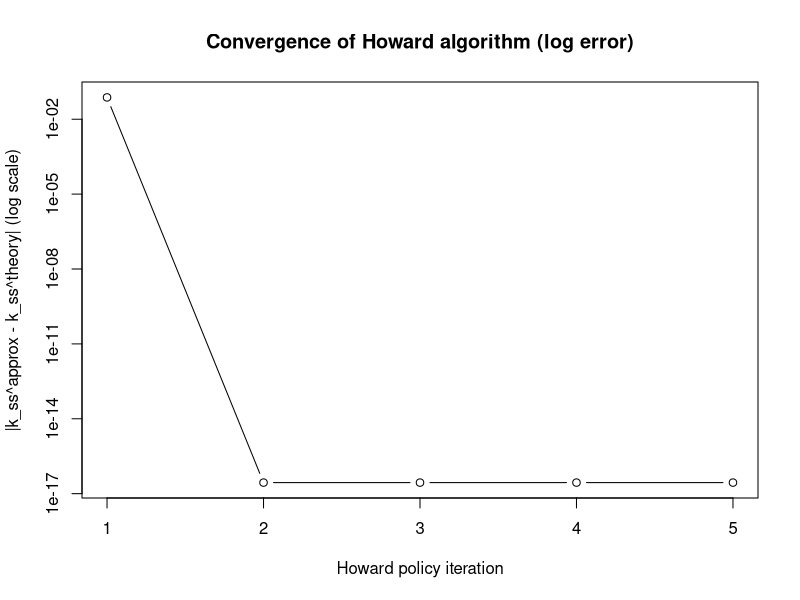
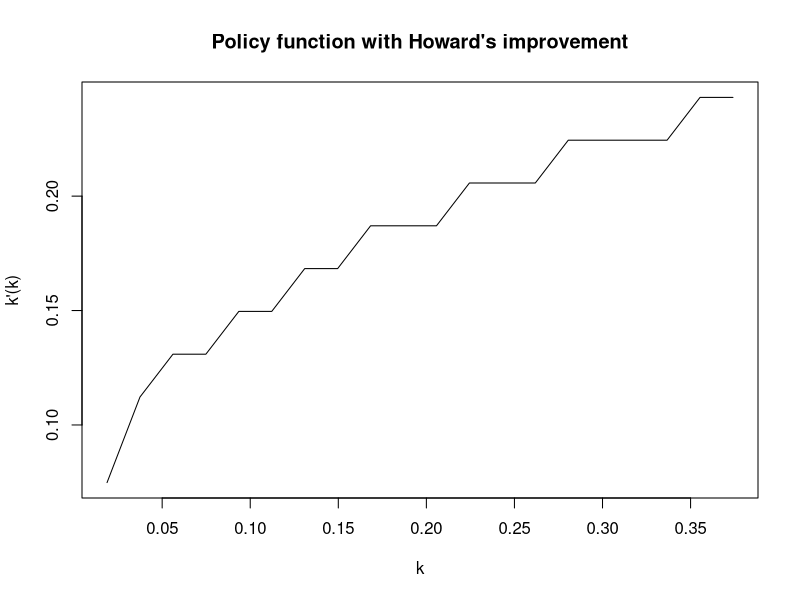
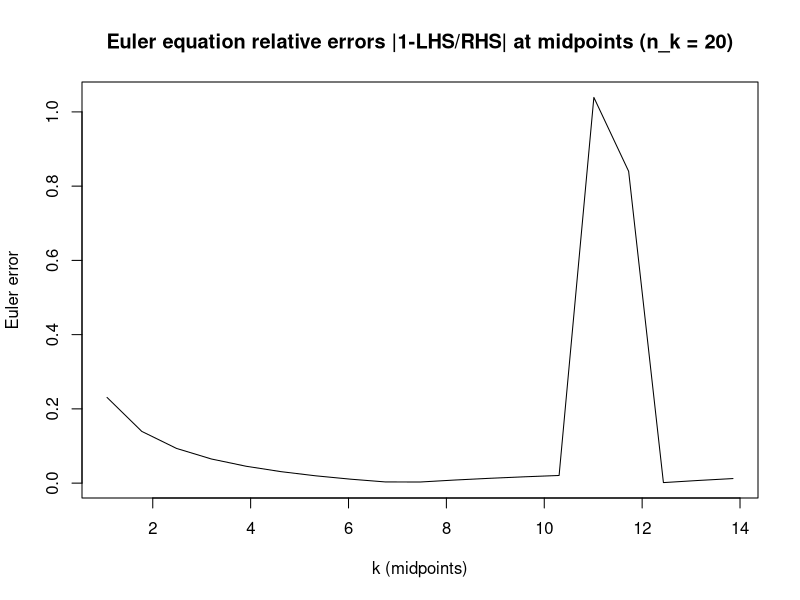
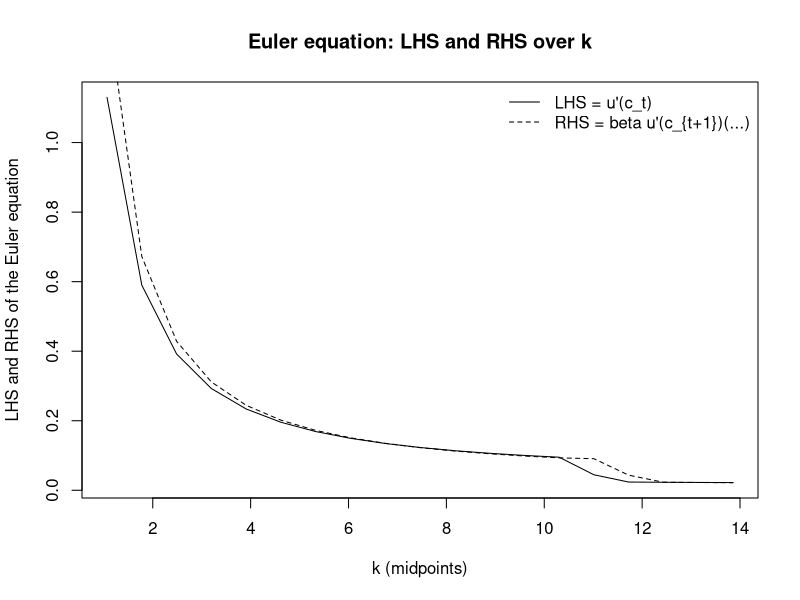
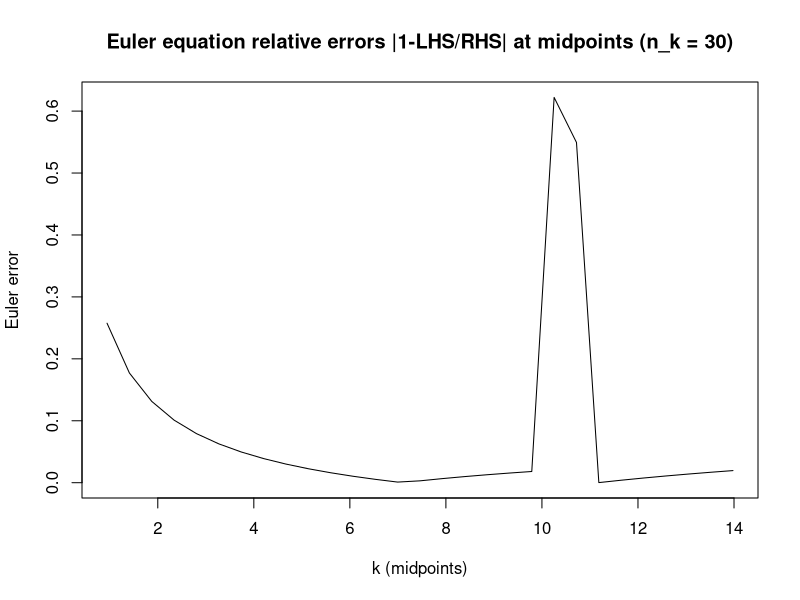
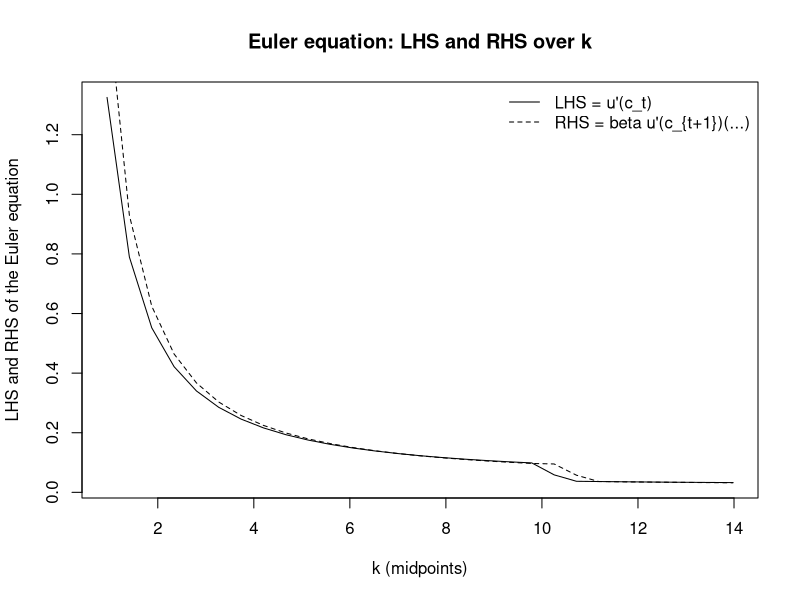
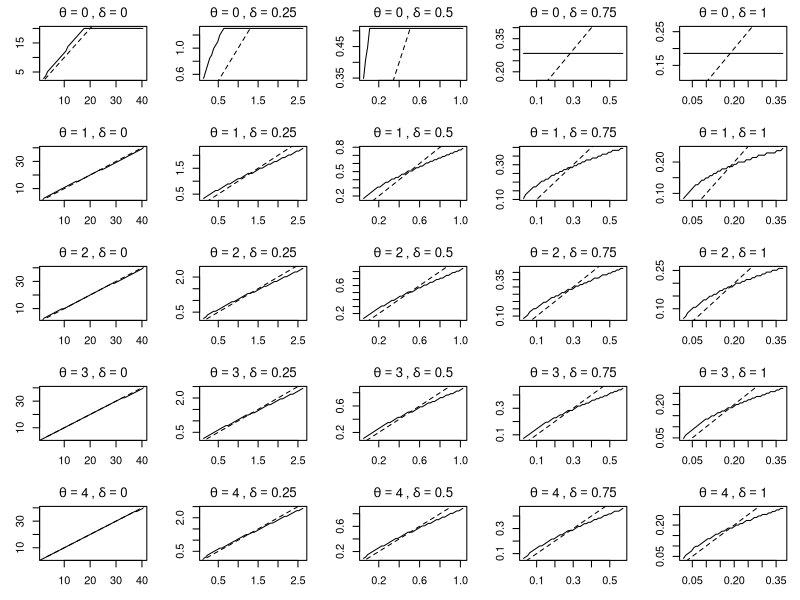

The R script that drew these images, in order:
## ---- chunk 1
#| echo: false
howard_vfi_track <- function(alpha = 0.36,
                             beta  = 0.95,
                             delta = 0.05,
                             theta = 4,
                             n_k   = 20,
                             tol_value  = 1e-8,
                             tol_policy = 1e-6,
                             max_iter_value  = 10000,
                             max_iter_policy = 1000) {
  u_fun <- function(c) {
    if (theta == 1) return(log(c))
    (c^(1 - theta) - 1) / (1 - theta)
  }
  f_fun <- function(k) k^alpha
  
  # theoretical steady state (from Euler equation)
  k_ss_theory <- (alpha / (1 / beta - 1 + delta))^(1 / (1 - alpha))
  
  # grid and resources
  k_grid <- seq(0.1 * k_ss_theory, 2 * k_ss_theory, length.out = n_k)
  n <- n_k
  fK        <- f_fun(k_grid)
  resources <- fK + (1 - delta) * k_grid
  
  # precompute one-period utility
  util <- matrix(-1e12, nrow = n, ncol = n)
  for (i in 1:n) {
    c_ij <- resources[i] - k_grid
    feasible <- c_ij > 0
    u_ij <- rep(-1e12, n)
    u_ij[feasible] <- u_fun(c_ij[feasible])
    util[i, ] <- u_ij
  }
  
  V <- rep(0, n)
  policy_idx <- rep(1, n)
  
  # to store approximate steady state at each outer iteration
  k_ss_path <- numeric(max_iter_policy)
  it_used <- 0
  
  for (it_pol in 1:max_iter_policy) {
    # inner value iteration with fixed policy
    for (it_val in 1:max_iter_value) {
      V_new <- util[cbind(1:n, policy_idx)] + beta * V[policy_idx]
      diff_V <- max(abs(V_new - V))
      V <- V_new
      if (diff_V < tol_value) break
    }
    
    # policy improvement
    value_candidate <- util + beta * matrix(rep(V, each = n), nrow = n)
    new_policy_idx <- max.col(value_candidate, ties.method = "first")
    
    policy_diff <- max(abs(k_grid[new_policy_idx] - k_grid[policy_idx]))
    policy_idx <- new_policy_idx
    
    # implied policy in levels
    k_policy <- k_grid[policy_idx]
    
    # approximate steady state on the grid: fixed point of g(k) ~ k
    idx_fix <- which.min(abs(k_policy - k_grid))
    k_ss_path[it_pol] <- k_grid[idx_fix]
    
    it_used <- it_pol
    if (policy_diff < tol_policy) break
  }
  
  k_policy <- k_grid[policy_idx]
  c_policy <- resources - k_policy
  
  list(
    k_grid      = k_grid,
    V           = V,
    policy_idx  = policy_idx,
    k_policy    = k_policy,
    c_policy    = c_policy,
    k_ss_theory = k_ss_theory,
    k_ss_path   = k_ss_path[1:it_used]
  )
}


## ---- chunk 2
alpha <- 0.36
beta  <- 0.95
delta <- 1
theta <- 1

res <- howard_vfi_track(alpha = alpha, beta = beta, delta = delta,
                        theta = theta, n_k = 20)
## ---- chunk 3
#| echo: false
# Testing calibration from the problem set:

# error per outer iteration
ss_diff <- abs(res$k_ss_path - res$k_ss_theory)
plot(seq_along(ss_diff), ss_diff, type = "b", log = "y",
     xlab = "Howard policy iteration",
     ylab = "|k_ss^approx - k_ss^theory| (log scale)",
     main = "Convergence of Howard algorithm (log error)")

## ---- chunk 4
#| echo: false
# Quick sanity checks:
plot(res$k_grid, res$k_policy, type = "l",
      xlab = "k", ylab = "k'(k)", main = "Policy function with Howard's improvement")

## ---- chunk 5
alpha <- 0.36
beta  <- 0.95
delta <- 0.05
theta <- 4
## ---- chunk 6
#| echo: false
u_prime <- function(c, theta) {
  if (theta == 1) return(1 / c)
  c^(-theta)
}

# Marginal product of capital
f_prime <- function(k, alpha) {
  alpha * k^(alpha - 1)
}

# Simple linear interpolation of a policy y(x) defined on (x_grid, y_grid)
interp_linear <- function(x, x_grid, y_grid) {
  approx(x = x_grid, y = y_grid, xout = x, rule = 2)$y
}

# Compute Euler equation residuals at midpoints of the capital grid
euler_errors_midpoints <- function(res, alpha, beta, delta, theta) {
  k_grid    <- res$k_grid
  k_policy  <- res$k_policy
  
  n <- length(k_grid)
  
  # Midpoints: Ge = 0.5*(k_i + k_{i+1}), i = 1,...,n-1
  k_mid <- 0.5 * (k_grid[-n] + k_grid[-1])
  
  # Policy at midpoints: k' = g(k_mid)
  k_next_mid <- interp_linear(k_mid, k_grid, k_policy)
  
  # Current consumption at midpoints
  f_k_mid <- k_mid^alpha
  c_mid   <- f_k_mid + (1 - delta) * k_mid - k_next_mid
  
  # Next-period consumption: need k'' = g(k')
  k_next2_mid <- interp_linear(k_next_mid, k_grid, k_policy)
  f_k_next    <- k_next_mid^alpha
  c_next_mid  <- f_k_next + (1 - delta) * k_next_mid - k_next2_mid
  
  # Only keep points with positive c and c_next to avoid NaNs
  good <- (c_mid > 0) & (c_next_mid > 0)
  
  # Euler equation: u'(c) = beta * u'(c') * [f'(k') + 1 - delta]
  lhs <- u_prime(c_mid[good], theta)
  rhs <- beta * u_prime(c_next_mid[good], theta) *
    (f_prime(k_next_mid[good], alpha) + 1 - delta)
  
  # Residual in levels
  ee_resid <- lhs - rhs
  
  # Often people look at log10 of the *relative* error in consumption units:
  # 1 - rhs/lhs  (only where lhs != 0)
  rel_err <- abs(1 - rhs / lhs)
  ee_log10 <- log10(abs(rel_err))
  
  list(
    lhs = lhs,
    rhs = rhs,
    k_mid   = k_mid[good],
    resid   = ee_resid,
    log10err = ee_log10,
    rel_err = rel_err
  )
}


## n_k = 20
res20 <- howard_vfi_track(
  alpha = alpha,
  beta  = beta,
  delta = delta,
  theta = theta,
  n_k   = 20
)

ee20 <- euler_errors_midpoints(res20, alpha, beta, delta, theta)

cat("n_k = 20\n")
cat("  Max |Euler residual|:", max(abs(ee20$resid)), "\n")

## n_k = 30
res30 <- howard_vfi_track(
  alpha = alpha,
  beta  = beta,
  delta = delta,
  theta = theta,
  n_k   = 30
)
plot(ee20$k_mid, ee20$rel_err, type = "l",
     xlab = "k (midpoints)", ylab = "Euler error",
     main = "Euler equation relative errors |1-LHS/RHS| at midpoints (n_k = 20)")

## ---- chunk 7
#| echo: false
plot(ee20$k_mid, ee20$lhs, type = "l",
     xlab = "k (midpoints)",
     ylab = "LHS and RHS of the Euler equation",
     main = "Euler equation: LHS and RHS over k")
lines(ee20$k_mid, ee20$rhs, lty = 2)

legend("topright", legend = c("LHS = u'(c_t)", "RHS = beta u'(c_{t+1})(...)"),
       lty = c(1, 2), bty = "n")
## ---- chunk 8
#| echo: false
ee30 <- euler_errors_midpoints(res30, alpha, beta, delta, theta)

cat("n_k = 30\n")
cat("  Max |Euler residual|:", max(abs(ee30$resid)), "\n")

plot(ee30$k_mid, ee30$rel_err, type = "l",
     xlab = "k (midpoints)", ylab = "Euler error",
     main = "Euler equation relative errors |1-LHS/RHS| at midpoints (n_k = 30)")
plot(ee30$k_mid, ee30$lhs, type = "l",
     xlab = "k (midpoints)",
     ylab = "LHS and RHS of the Euler equation",
     main = "Euler equation: LHS and RHS over k")
lines(ee30$k_mid, ee30$rhs, lty = 2)

legend("topright", legend = c("LHS = u'(c_t)", "RHS = beta u'(c_{t+1})(...)"),
       lty = c(1, 2), bty = "n")

## ---- chunk 9
#| label: policy-sweep
#| fig.width: 10      # in inches
#| fig.height: 10
#| out.width: 100%    # use full text width
#| dpi: 300
#| echo: false
theta_vals <- seq(0, 4, by = 1)     # 0,1,2,3,4
delta_vals <- seq(0, 1, by = 0.25)  # 0,0.25,0.5,0.75,1

# Use more grid points so policy functions look smooth-ish
n_k_sweep <- 50

# Set up a grid of panels: rows = theta, cols = delta
par(mfrow = c(length(theta_vals), length(delta_vals)),
    mar = c(3, 3, 2, 1))  # smaller margins

for (th in theta_vals) {
  for (del in delta_vals) {
    
    # Solve with Howard's algorithm for this (theta, delta)
    res_td <- howard_vfi_track(
      alpha = alpha,
      beta  = beta,
      delta = del,
      theta = th,
      n_k   = n_k_sweep
    )
    
    # Plot policy function k'(k)
    plot(res_td$k_grid, res_td$k_policy,
         type = "l",
         xlab = "k",
         ylab = "k'(k)",
         main = bquote(theta == .(th) ~ "," ~ delta == .(del)))
    
    # 45° line for reference
    abline(0, 1, lty = 2)
  }
}
